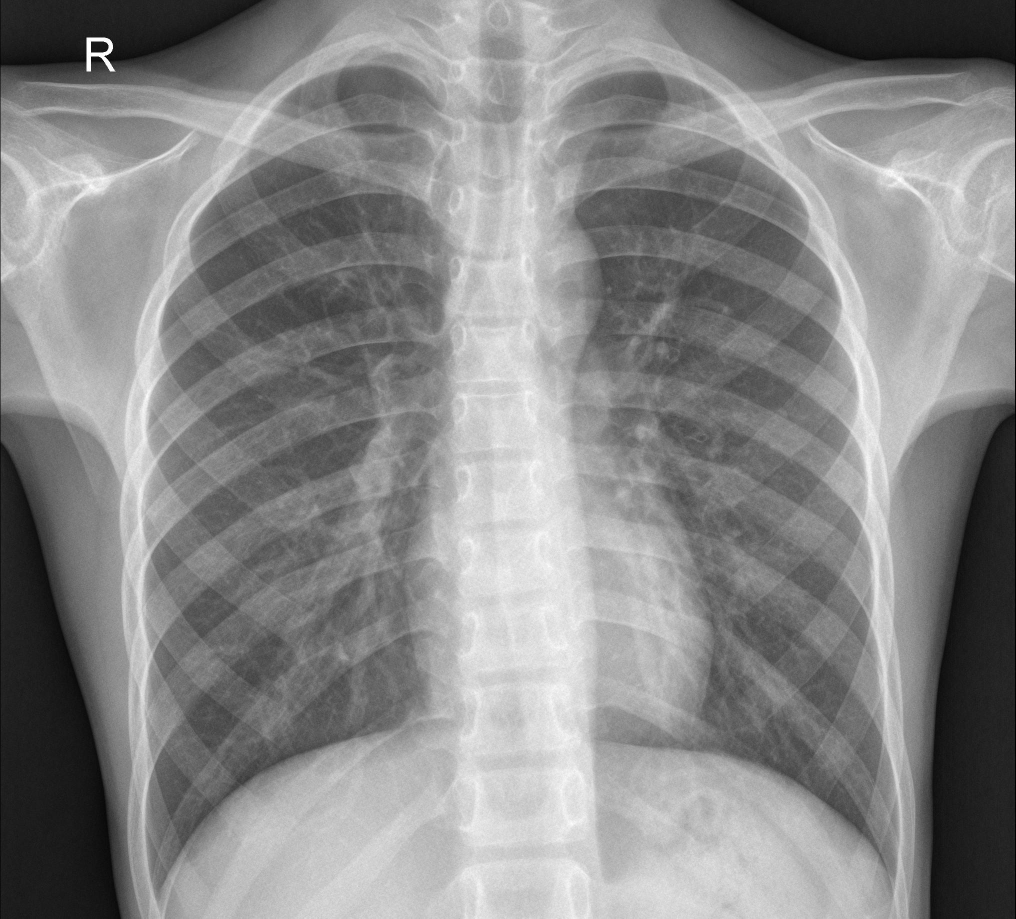
#> input picture test/pneumonia/NORMAL/IM-0005-0001.jpeg, 2031 x 1837 px (shown at 1/2 size)
$ python -i image_service.py   (imports and definitions only)   (older library calls are emulated)
#> lines starting #> are read from the running program, lines starting #| are printed output that depends on the picture
#> further down, picture is the input picture: PIL image 2031x1837 L; min 0, max 255, mean 136.2
import numpy as np
from PIL import Image
import cv2
from io import BytesIO
import base64
from tensorflow.keras.applications.efficientnet import preprocess_input # type: ignore
from app.services.model_service import ModelService

# [1 line that did not run here, left out]

# Shortcut variables for easier use
# [1 line that did not run here, left out]
# [1 line that did not run here, left out]
# [1 line that did not run here, left out]
# [1 line that did not run here, left out]
# [1 line that did not run here, left out]

# [1 line that did not run here, left out]
# [1 line that did not run here, left out]
# [1 line that did not run here, left out]

# [1 line that did not run here, left out]
# [1 line that did not run here, left out]
# [1 line that did not run here, left out]

# [1 line that did not run here, left out]
# [1 line that did not run here, left out]
# [1 line that did not run here, left out]
# [1 line that did not run here, left out]

# [1 line that did not run here, left out]
# [1 line that did not run here, left out]
# [1 line that did not run here, left out]


# ----------------------
# MEDICAL IMAGE VALIDATION
# ----------------------
def validate_medical_image(img: Image.Image) -> tuple[bool, str]:
    """
    Enhanced validation for medical scans (X-ray or CT) - rejects colored photos and non-medical images.
    Accommodates CT scans which often have high contrast black/white regions.
    Returns (is_valid, reason_if_invalid)
    """
    try:
        # First, analyze the original image for color characteristics
        img_array_color = np.array(img)

        # 1. Color analysis - medical images should be grayscale or near-grayscale
        if len(img_array_color.shape) == 3:  # Color image
            h, w, channels = img_array_color.shape

            if channels >= 3:  # RGB or RGBA
                r, g, b = img_array_color[:,:,0], img_array_color[:,:,1], img_array_color[:,:,2]

                # Calculate color variance - medical images should have low color variance
                rg_diff = np.abs(r.astype(np.float32) - g.astype(np.float32))
                rb_diff = np.abs(r.astype(np.float32) - b.astype(np.float32))
                gb_diff = np.abs(g.astype(np.float32) - b.astype(np.float32))

                avg_color_diff = (np.mean(rg_diff) + np.mean(rb_diff) + np.mean(gb_diff)) / 3

                # If there's significant color variation, it's likely not a medical scan
                if avg_color_diff > 20:  # Slightly more lenient threshold
                    return False, "Image appears to be a colored photo, not a medical scan"

                # Check for high saturation - medical images should be low saturation
                # Convert to HSV to check saturation
                try:
                    img_hsv = img.convert('HSV')
                    hsv_array = np.array(img_hsv)
                    saturation = hsv_array[:,:,1]  # S channel
                    avg_saturation = np.mean(saturation)

                    if avg_saturation > 40:  # More lenient for medical images
                        return False, "Image has high color saturation, appears to be a photo"
                except:
                    pass  # If HSV conversion fails, continue with other checks

        # Convert to grayscale for remaining analysis
        img_array = np.array(img.convert('L'))
        h, w = img_array.shape

        # 2. Basic dimension checks - more lenient
        if h < 64 or w < 64:
            return False, "Image too small for medical scan (minimum 64x64)"

        if h > 8000 or w > 8000:
            return False, "Image unusually large for medical scan"

        # 3. Aspect ratio check - more flexible
        aspect_ratio = max(h, w) / min(h, w)
        if aspect_ratio > 6.0:  # More lenient for CT scans
            return False, "Unusual aspect ratio for medical scan"

        # 4. Intensity distribution analysis - ADAPTED FOR CT SCANS
        hist, _ = np.histogram(img_array, bins=256, range=(0, 255))
#> hist = 256 values, max 28483 at index 112, min 48 at index 7, mean 14574

        # Check for completely uniform images
        if np.sum(hist[:3]) > 0.99 * img_array.size:
            return False, "Image appears to be completely black"

        if np.sum(hist[252:]) > 0.99 * img_array.size:
            return False, "Image appears to be completely white"

        # 5. RELAXED intensity distribution for CT scans
        # CT scans can have dominant black/white regions with less mid-range
        dark_pixels = np.sum(hist[:80]) / img_array.size  # Expanded dark range
#> dark_pixels = 0.135
        mid_pixels = np.sum(hist[80:180]) / img_array.size  # Mid-range
#> mid_pixels = 0.597
        bright_pixels = np.sum(hist[180:]) / img_array.size  # Expanded bright range
#> bright_pixels = 0.269

        # More lenient check - CT scans can have very little mid-range
        if mid_pixels < 0.1 and (dark_pixels < 0.1 or bright_pixels < 0.1):
            # Only reject if there's almost no variation at all
            return False, "Image lacks sufficient intensity variation"

        # 6. Dynamic range check - more lenient for CT
        img_std = np.std(img_array.astype(np.float32))
#> img_std = 55.4
        if img_std < 3:  # Reduced from 5 to accommodate high-contrast CT
            return False, "Image lacks sufficient contrast"

        # 7. Edge analysis - adapted for CT scans
        edges = cv2.Canny(img_array, 20, 100)  # Lower thresholds for CT
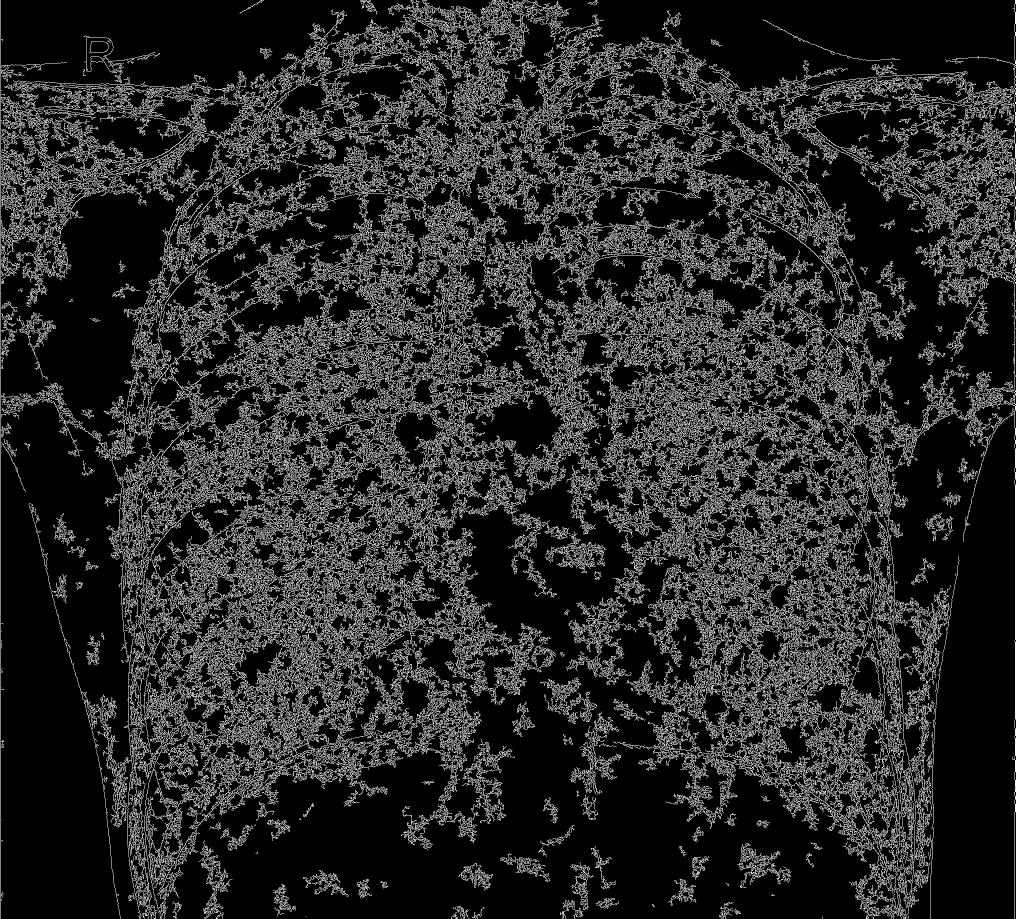
#> edges: shape (1837, 2031) (shown at 1/2 size); 16.3% white in thin lines or dots
        edge_density = np.sum(edges > 0) / (h * w)
#> edge_density = 0.163

        if edge_density < 0.002:  # More lenient
            return False, "Image lacks anatomical structure"

        if edge_density > 0.7:  # More lenient for high-contrast CT
            return False, "Image appears to be text or diagram"

        # 8. Texture analysis - more lenient for CT
        laplacian_var = cv2.Laplacian(img_array, cv2.CV_64F).var()
#> laplacian_var = 156.3
        if laplacian_var < 10:  # Reduced from 20
            return False, "Image appears too uniform (lacks medical texture)"

        # 9. SKIP complex texture analysis for CT compatibility
        # CT scans can have different texture characteristics than X-rays

        # 10. RELAXED photographic characteristics check
        # Skip smooth gradient check as CT scans can have legitimate smooth regions

        # 11. MODIFIED frequency domain analysis
        try:
            f_transform = np.fft.fft2(img_array)
            f_shift = np.fft.fftshift(f_transform)
            magnitude_spectrum = np.log(np.abs(f_shift) + 1)

            # More lenient frequency analysis for CT scans
            center_h, center_w = h//2, w//2
            center_region = magnitude_spectrum[center_h-30:center_h+30, center_w-30:center_w+30]
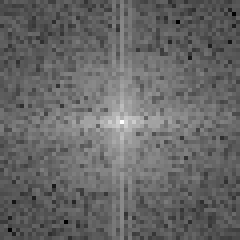
#> center_region: shape (60, 60) float64 (shown 4 times larger); min 8.43, max 20.05, mean 13.1; drawn with min black and max white
            edge_region = np.concatenate([
                magnitude_spectrum[:15, :].flatten(),
                magnitude_spectrum[-15:, :].flatten(),
                magnitude_spectrum[:, :15].flatten(),
                magnitude_spectrum[:, -15:].flatten()
            ])

            center_energy = np.mean(center_region)
#> center_energy = 13.13
            edge_energy = np.mean(edge_region)
#> edge_energy = 7.64

            # More lenient threshold for CT scans
            if edge_energy > center_energy * 2.0:  # Increased from 1.5
                return False, "Frequency characteristics suggest natural photo rather than medical scan"
        except:
            pass  # Continue if frequency analysis fails

        # 12. RELAXED structure analysis for CT scans
        try:
            binary = cv2.adaptiveThreshold(
                img_array, 255, cv2.ADAPTIVE_THRESH_GAUSSIAN_C, cv2.THRESH_BINARY, 11, 2
            )
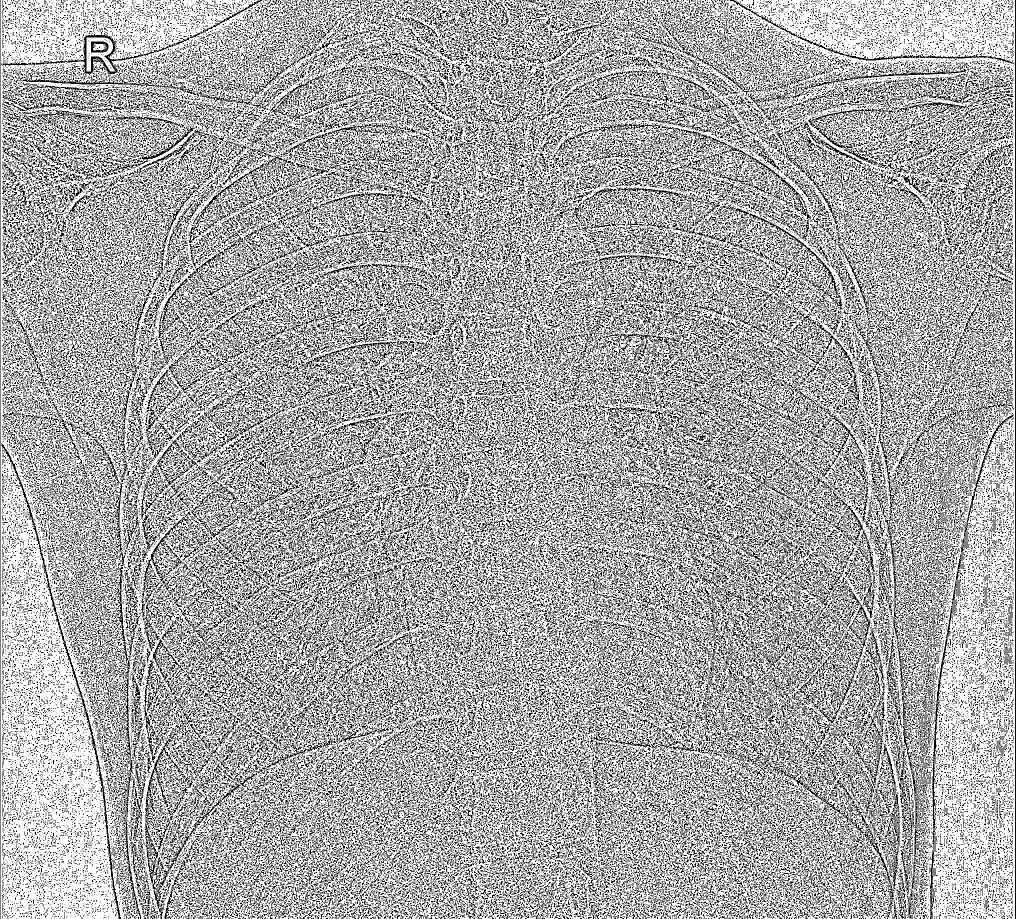
#> binary: shape (1837, 2031) (shown at 1/2 size); 66.9% white; black in thin lines or dots

            structure_density = np.sum(binary > 0) / (h * w)
#> structure_density = 0.669
            # More lenient bounds for CT scans
            if structure_density < 0.05 or structure_density > 0.98:
                return False, "Image appears to lack anatomical structures"
        except:
            pass  # Skip if adaptive threshold fails

        # 13. MODIFIED entropy check for CT scans
        hist_norm = hist / np.sum(hist)
#> hist_norm = 256 values, max 0.00763 at index 112, min 1.29e-05 at index 7, mean 0.00391
        entropy = -np.sum(hist_norm * np.log2(hist_norm + 1e-10))
#> entropy = 7.57

        if entropy < 2.0:  # Reduced from 3.0 for high-contrast CT
            return False, "Image too simple (lacks medical complexity)"

        if entropy > 8.5:  # Slightly more lenient
            return False, "Image too noisy or complex"

        # 14. RELAXED gradient check for CT
        grad_magnitude = np.sqrt(
            cv2.Sobel(img_array, cv2.CV_64F, 1, 0, ksize=3)**2 +
            cv2.Sobel(img_array, cv2.CV_64F, 0, 1, ksize=3)**2
        )
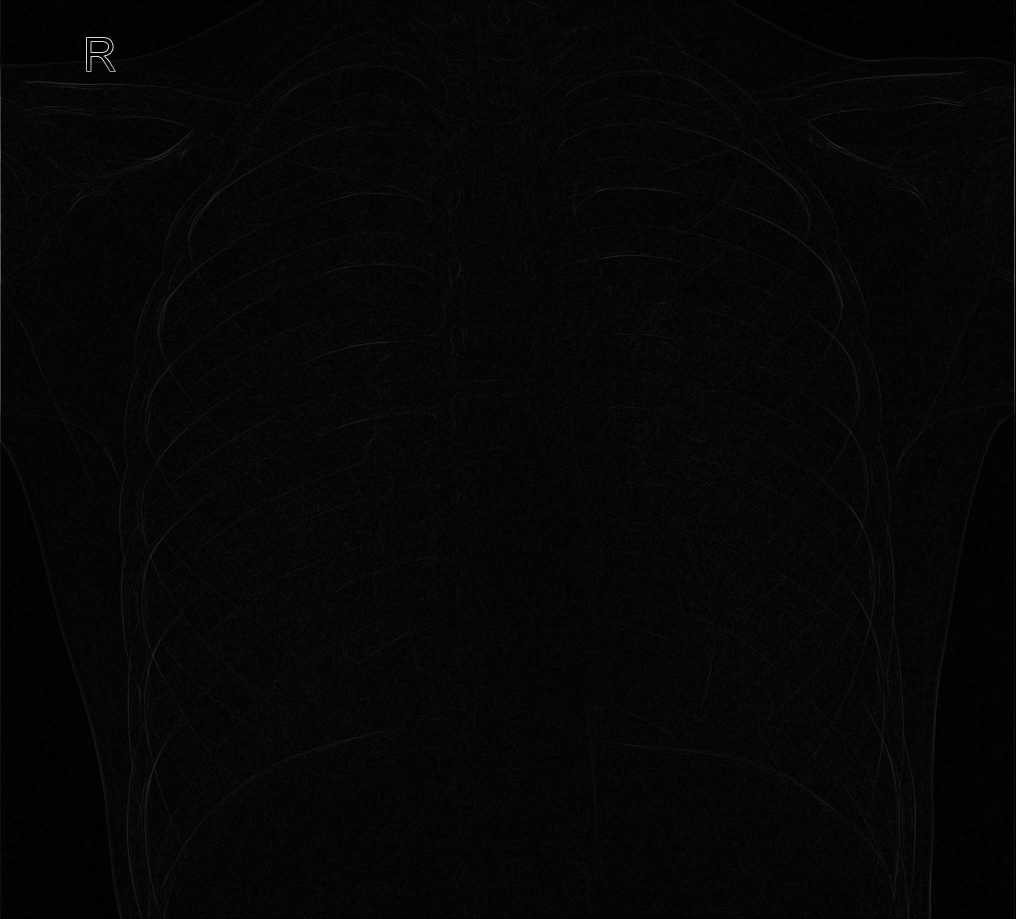
#> grad_magnitude: shape (1837, 2031) float64 (shown at 1/2 size); min 0, max 1085.1, mean 25.9; drawn with min black and max white
        avg_gradient = np.mean(grad_magnitude)
#> avg_gradient = 25.87

        if avg_gradient < 1.5:  # Reduced from 2.0
            return False, "Image too smooth for medical scan"

        # 15. RELAXED unique values check
        unique_values = len(np.unique(img_array))
#> unique_values = 256
        if unique_values < 8:  # Reduced from 10 for high-contrast CT
            return False, "Image appears to be artificial or non-medical"

        # 16. ADDITIONAL CT-specific validation
        # Check for reasonable contrast distribution in CT scans
        # CT scans often have bimodal distributions (air/background vs tissue/bone)
        hist_peaks = []
        for i in range(10, 246):  # Avoid extreme values
            if hist[i] > hist[i-1] and hist[i] > hist[i+1] and hist[i] > img_array.size * 0.01:
                hist_peaks.append(i)
#> after the loop, hist_peaks = []

        # CT scans typically have at least some structure (peaks in histogram)
        if len(hist_peaks) == 0 and np.max(hist[10:246]) < img_array.size * 0.05:
            return False, "Image lacks characteristic medical intensity patterns"

        # If all checks pass
        return True, "Valid medical image"

    except Exception as e:
        return False, f"Error during validation: {str(e)}"

# ----------------------
# UTILITIES
# ----------------------
# [61 lines left out: functions preprocess_medical_scan_type, preprocess_covid, preprocess_pneumonia, preprocess_osteo, preprocess_anatomy, not called in this run]


>>> from PIL import Image
>>> picture = Image.open('../../../test/pneumonia/NORMAL/IM-0005-0001.jpeg')
>>> result = validate_medical_image(picture)

$ run again, on test/pneumonia/NORMAL/IM-0010-0001.jpeg
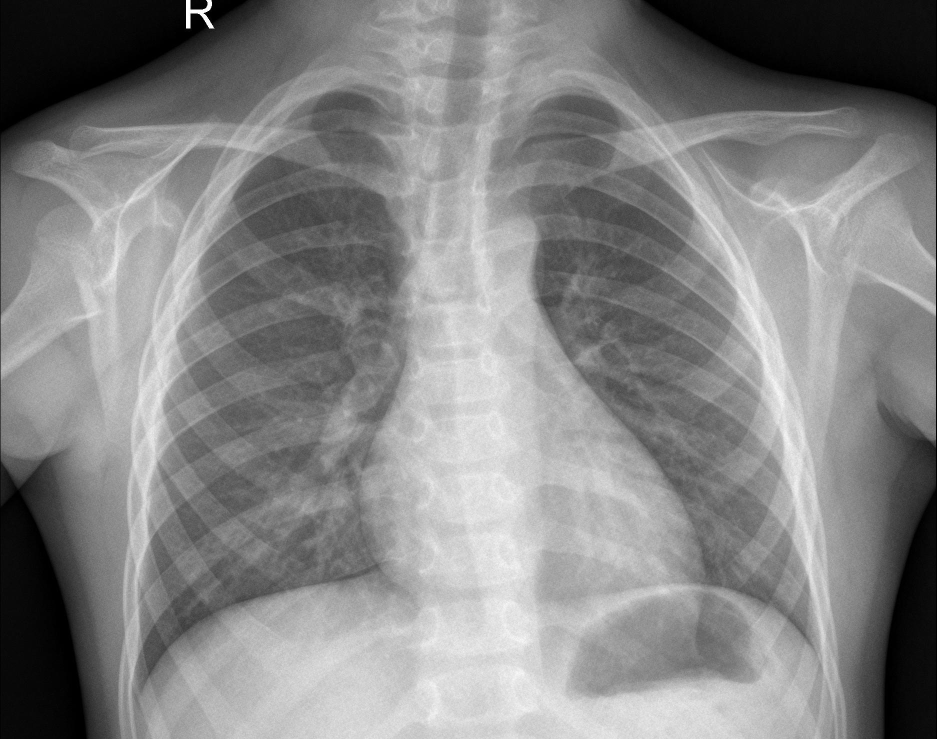
#> input picture test/pneumonia/NORMAL/IM-0010-0001.jpeg, 1873 x 1478 px (shown at 1/2 size)
#> picture is the input picture: PIL image 1873x1478 L; min 0, max 255, mean 132.6
#> hist = 256 values, max 28366 at index 8, min 26 at index 250, mean 10813.6
#> dark_pixels = 0.152
#> mid_pixels = 0.611
#> bright_pixels = 0.237
#> img_std = 58.78
#> in validate_medical_image, `edges = cv2.Canny(img_array, 20, 100)`:
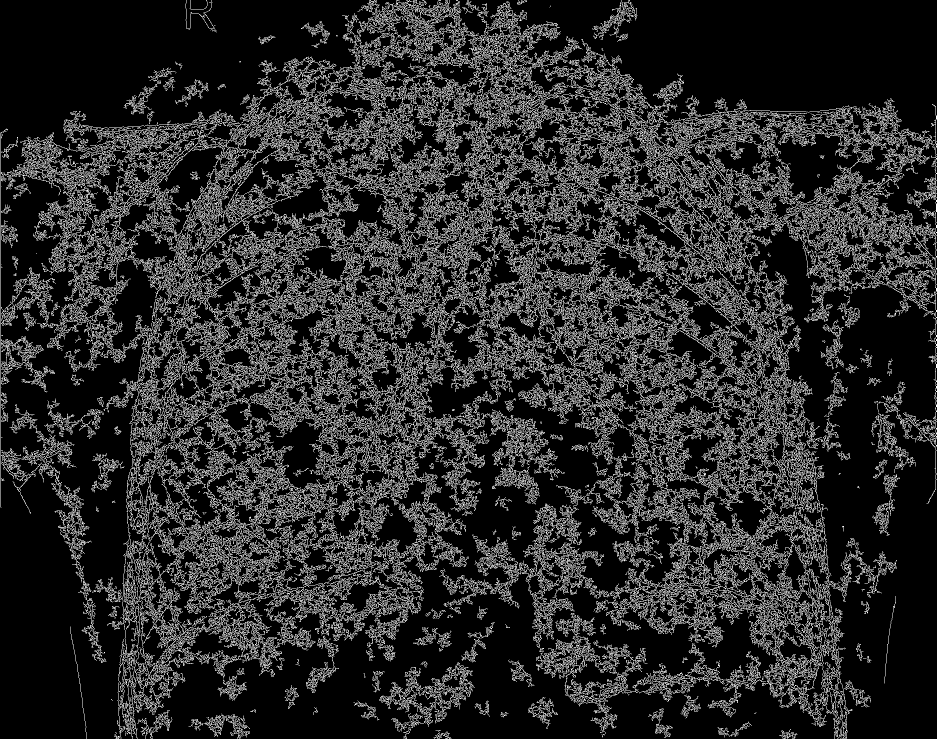
#> edges: shape (1478, 1873) (shown at 1/2 size); 17.2% white in thin lines or dots
#> edge_density = 0.172
#> laplacian_var = 153.8
#> center_energy = 12.78
#> edge_energy = 7.6
#> in validate_medical_image, `binary = cv2.adaptiveThreshold( img_array, 255, cv2.ADAPTIVE_THRESH_GA..`:
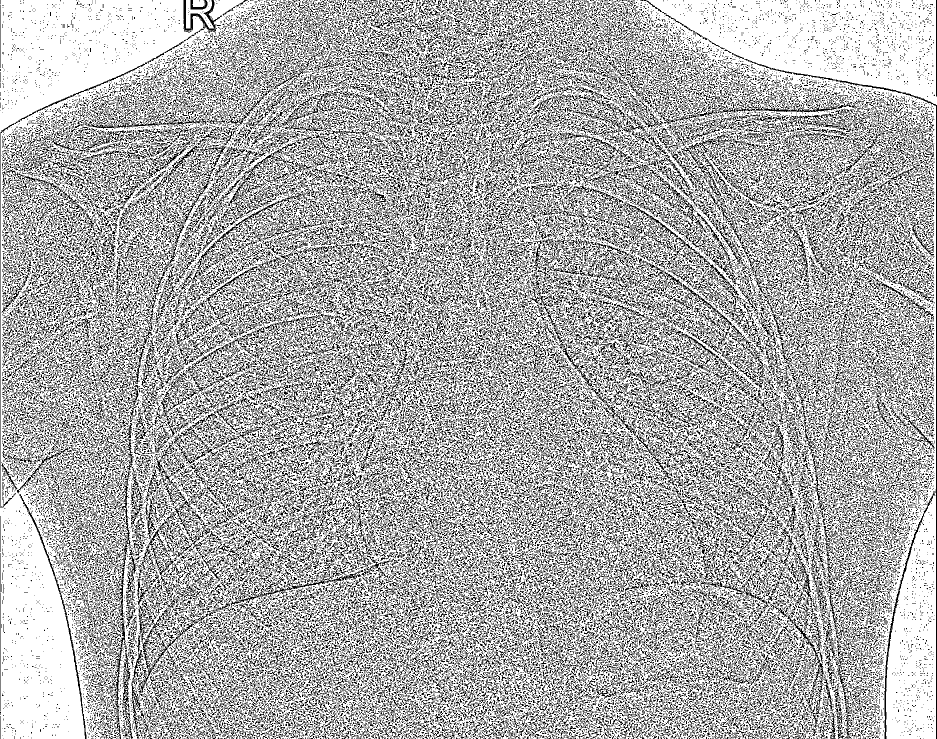
#> binary: shape (1478, 1873) (shown at 1/2 size); 67.9% white; black in thin lines or dots
#> structure_density = 0.679
#> hist_norm = 256 values, max 0.0102 at index 8, min 9.39e-06 at index 250, mean 0.00391
#> entropy = 7.59
#> avg_gradient = 25.48
#> unique_values = 256
#> after the loop in validate_medical_image, `for i in range(10, 246):`: hist_peaks = []
